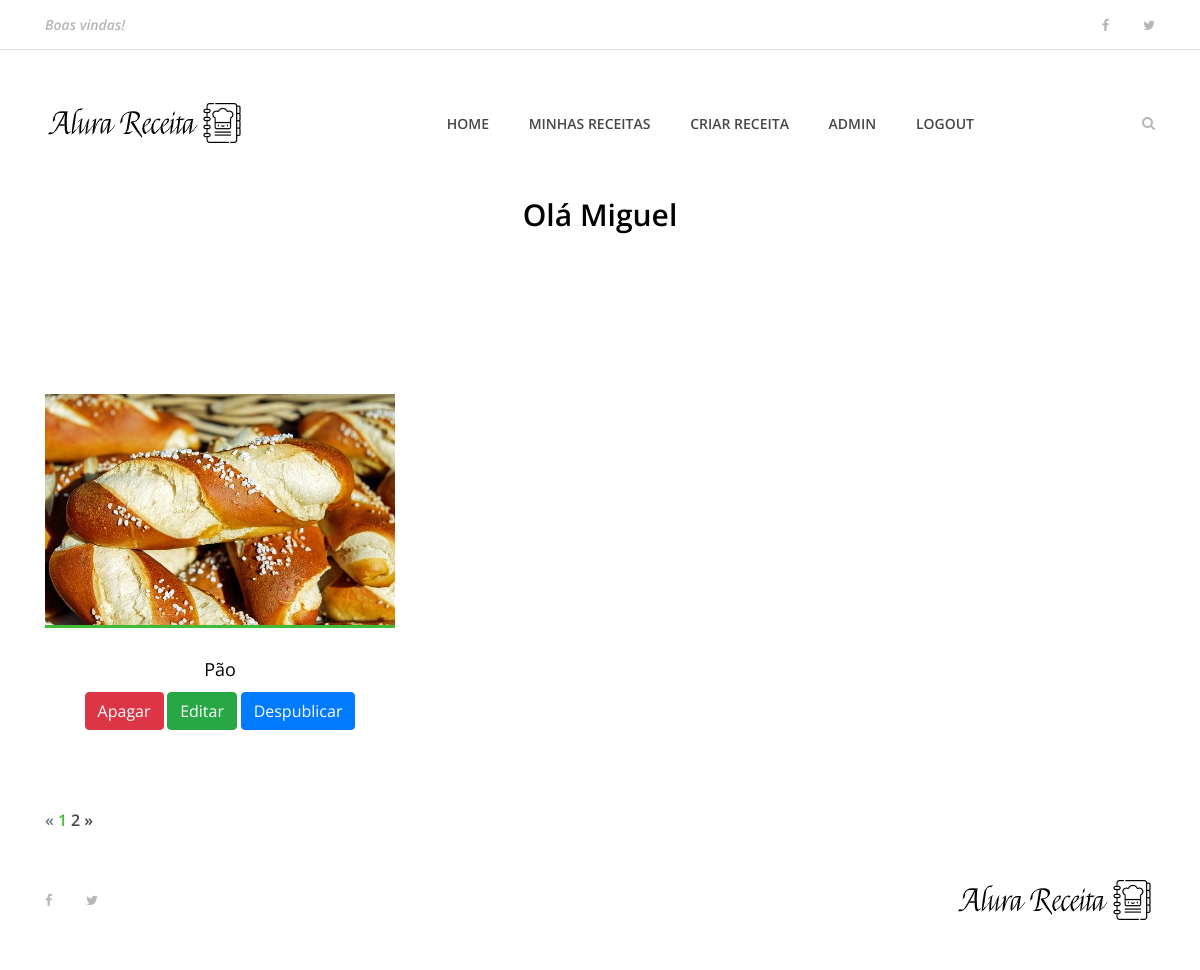
The page /usuarios/dashboard (signed in) on the database its author committed.
### apps/receitas/models.py (models this page shows, shortened)
class Receitas(models.Model):
    pessoa = models.ForeignKey(User, on_delete=models.CASCADE)
    nome_receita = models.CharField(max_length=100)
    categoria = models.CharField(max_length=100)
    rendimento = models.CharField(max_length=100)
    ingredientes = models.TextField()
    modo_preparo = models.TextField()
    tempo_preparo = models.IntegerField()
    foto_receita = models.ImageField(upload_to='fotos/%Y/%m/%d', blank=True)
    data = models.DateTimeField(default=datetime.now(), blank=True)
    publicada = models.BooleanField(default=False)

### apps/usuarios/views/views.py (the view)
# urls.py: path('dashboard', dashboard, name='dashboard'),
def dashboard(request):
    if request.user.is_authenticated:
        receitas = Receitas.objects.order_by('-data').filter(pessoa=request.user)
        paginator = Paginator(receitas, 1)
        page = request.GET.get('page')
        lista_receitas = paginator.get_page(page)
        dados = {
            'receitas': lista_receitas
        }
        return render(request, 'usuarios/dashboard.html', dados)
    else:
        return redirect('login')

### templates/usuarios/dashboard.html (shortened to what this page needs)
{% extends 'base.html' %}
{% load static %}
{% block content %}
<body>
    {% include 'partials/_menu.html' %}
    <div class="contact-area section-padding-0-80">
       <div class="container">
           <div class="row">
               <div class="col-12">
                   <div class="section-heading">
                       <h3>Olá {{ user.username }}</h3>
                   </div>
               </div>
           </div>
       </div>
    </div>
    <section class="best-receipe-area">
        <div class="container">
            <div class="row">
                {% if receitas %}
                    {% for receita in receitas %}
                        <div class="col-12 col-sm-6 col-lg-4">
                            <div class="single-best-receipe-area mb-30">
                                {% if not receita.foto_receita %}
                                    <img src="{% static 'img/bg-img/foto_receita.png' %}" alt="">
                                {% else %}
                                    <img src="{{receita.foto_receita.url}}">
                                {% endif %}
                                <div class="receipe-content">
                                    <a href="{% url 'receita' receita.id %}">
                                        <h5>{{receita.nome_receita}}</h5>
                                        <a type='button' class="btn btn-danger" href="{% url 'apaga_receita' receita.id %}">Apagar</a>
                                        <a type='button' class="btn btn-success" href="{% url 'edita_receita' receita.id %}">Editar</a>
                                        {% if receita.publicada %}
                                            <a type='button' class="btn btn-primary" href="{% url 'publica' receita.id %}">Despublicar</a>
                                        {% else %}
                                            <a type='button' class="btn btn-primary" href="{% url 'publica' receita.id %}">Publicar</a>
                                        {% endif %}
                                    </a>
                                </div>
                            </div>
                        </div>
                    {% endfor %}
                {% endif %}
            </div>
        </div>
    </section>
    {% include 'partials/_paginator.html' %}
    {% include 'partials/_footer.html' %}
{% endblock %}

### alurareceitas/static/site.css (style rules this page uses)
* { margin: 0; padding: 0; }
body { font-family: "Open Sans", sans-serif; font-size: 14px; }
h1, h2, h3, h4, h5, h6 { color: #000000; line-height: 1.3; font-weight: 600; }
a, a:hover, a:focus { -webkit-transition-duration: 500ms; transition-duration: 500ms; text-decoration: none; outline: 0 solid transparent; color: #000000; font-weight: 600; font-size: 14px; color: #474747; }
img { height: auto; max-width: 100%; }
.mb-30 { margin-bottom: 30px !important; }
.section-padding-0-80 { padding-top: 0; padding-bottom: 80px; }
.section-heading { position: relative; z-index: 1; margin-bottom: 80px; text-align: center; }
.section-heading h3 { font-size: 30px; margin-bottom: 0; }
.best-receipe-area { position: relative; z-index: 1; padding-bottom: 50px; }
.single-best-receipe-area { position: relative; z-index: 1; }
.single-best-receipe-area img { border-bottom: 3px solid #40ba37; }
.single-best-receipe-area .receipe-content { padding-top: 30px; text-align: center; }
.single-best-receipe-area .receipe-content h5 { font-size: 18px; margin-bottom: 10px; font-weight: 400; -webkit-transition-duration: 500ms; transition-duration: 500ms; }

### rows shown on the page
Receitas: foto_receita (picture), nome_receita "Pão", publicada "Despublicar"

### other values the page prints
{{ user.username }} "Miguel"
{{ pagina }} "1"
{{ pagina }} "2"
